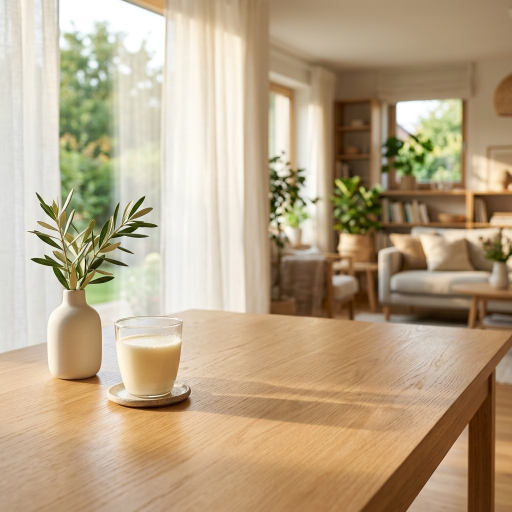
#> input picture skills/tao-creative-fb/assets/references/bg_lifestyle_dining.jpg, 1024 x 1024 px (shown at 1/2 size)
$ python -i compose_placement.py   (imports and definitions only)
#> lines starting #> are read from the running program, lines starting #| are printed output that depends on the picture
### skills/tao-creative-fb/scripts/render_poster.py
#!/usr/bin/env python3
"""
render_poster.py - Master Template Engine cho ấn phẩm Facebook Ads & Poster y khoa
dành riêng cho GlobalPharma & B.Braun CHLB Đức.

Bám sát 100% thiết kế chuẩn tham chiếu (Master Reference Templates) của Ban Lãnh đạo:
1. Nutricomp Renal: Sử dụng phôi Master Renal (template_nutricomp_renal_master.png) -
   Gia đình chăm sóc người bệnh thận, chai Renal nắp tím trên nền sữa vani,
   4 icon thông số lâm sàng, nút CTA và 3 huy hiệu uy tín chân trang.
2. Nutricomp Plus: Sử dụng phôi Master Plus (template_nutricomp_plus_master.png) -
   Bục podium teal sang trọng, lốc 4 chai + 1 chai lẻ, ribbon Sữa dinh dưỡng y học Đức,
   300Kcal/200ml, Mua 1 lốc 4 tặng 1 chai lẻ.
3. Prontosan Spray: Sử dụng phôi Master Prontosan (template_prontosan_lifestyle_master.png) -
   Bối cảnh xịt trực tiếp vết thương trên cẳng tay, chữ 2 tông màu y khoa sắc nét.
4. Nutricomp Combo 12 chai: Hộp quà tiệt trùng B.Braun 12 chai.
"""

import sys
import os
import time
import shutil
from pathlib import Path
from PIL import Image, ImageDraw, ImageFont, ImageFilter

if sys.platform == "win32":
    try:
        sys.stdout.reconfigure(encoding="utf-8")
        sys.stderr.reconfigure(encoding="utf-8")
    except Exception:
        pass

SCRIPT_DIR = Path(__file__).resolve().parent
SKILL_DIR = SCRIPT_DIR.parent

# Resolve references directory across local and container paths
candidate_refs = [
    SKILL_DIR / "assets" / "references",
    Path("/app/data/skills/tao-creative-fb/assets/references"),
    Path("/app/workspace/skills/tao-creative-fb/assets/references"),
    SKILL_DIR.parent.parent / "skills" / "tao-creative-fb" / "assets" / "references",
]
REFS_DIR = SKILL_DIR / "assets" / "references"
for c in candidate_refs:
    if c.exists():
        REFS_DIR = c
        break

# Resolve bundled fonts directory
candidate_fonts = [
    SKILL_DIR / "assets" / "fonts",
    Path("/app/data/skills/tao-creative-fb/assets/fonts"),
    Path("/app/workspace/skills/tao-creative-fb/assets/fonts"),
    SKILL_DIR.parent.parent / "skills" / "tao-creative-fb" / "assets" / "fonts",
]
FONTS_DIR = SKILL_DIR / "assets" / "fonts"
for c in candidate_fonts:
    if c.exists():
        FONTS_DIR = c
        break
#> further down, picture is the input picture: PIL image 1024x1024 RGB; mean R, G, B 184.7, 165, 135.5

# Output directories
OUTPUT_DIR = Path("/app/workspace/output") if Path("/app/workspace").exists() else (SKILL_DIR / "output")
OUTPUT_DIR.mkdir(parents=True, exist_ok=True)


# [486 lines left out: functions get_font, wrap_text, clean_quote_str, render_pro_nutricomp_renal, render_pro_nutricomp_plus, render_pro_prontosan and 2 more, not called in this run]


# [2 lines that do not run on import are left out]

### skills/tao-creative-fb/scripts/compose_placement.py
#!/usr/bin/env python3
"""
Commercial Product Placement & Master Template Compositor - GlobalPharma
Places real official B.Braun product packaging and GlobalPharma logo onto
photorealistic AI lifestyle/studio backgrounds with realistic contact shadows,
or renders dynamic headlines when running standalone.
"""

import os
import sys
import time
import argparse
from pathlib import Path
from PIL import Image, ImageFilter, ImageEnhance, ImageDraw

SCRIPT_DIR = Path(__file__).resolve().parent
SKILL_DIR = SCRIPT_DIR.parent

# Resolve references directory across local and container paths
candidate_refs = [
    SKILL_DIR / "assets" / "references",
    Path("/app/data/skills/tao-creative-fb/assets/references"),
    Path("/app/workspace/skills/tao-creative-fb/assets/references"),
    SKILL_DIR.parent.parent / "skills" / "tao-creative-fb" / "assets" / "references",
]
REFS_DIR = SKILL_DIR / "assets" / "references"
# [4 lines not run here, left out]

sys.path.insert(0, str(SCRIPT_DIR))
try:
    from render_poster import (
        render_pro_nutricomp_renal,
        render_pro_nutricomp_plus,
        render_pro_prontosan,
        render_pro_nutricomp_combo,
    )
    HAS_RENDERER = True
except Exception:
    HAS_RENDERER = False


# [72 lines left out: function generate_ai_background, not called in this run]


def detect_existing_elements(img):
    """Detect if image already contains official brand header or full poster layout."""
    try:
        w, h = img.size
#> w = 1024; h = 1024
        # 1. Top-left region where brand header & German flag live
        tl = img.crop((0, 0, int(w * 0.42), int(h * 0.22))).convert('RGB')
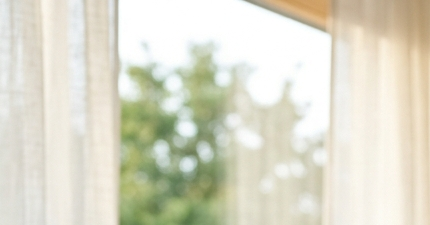
#> tl: PIL image 430x225 RGB; mean R, G, B 220.7, 219.4, 202.5
        pixels = list(tl.getdata())
#> pixels = 96750 items
        gold = sum(1 for r, g, b in pixels if (r > 190 and g > 140 and b < 70))
#> gold = 0
        green = sum(1 for r, g, b in pixels if (g > 95 and r < 60 and b < 100))
#> green = 0
        has_header = (gold > 30 and green > 30) or gold > 80 or green > 80
#> has_header = False

        # 2. Check for CTA button or sharp UI elements in bottom region
        bot = img.crop((0, int(h * 0.65), w, h)).convert('RGB')
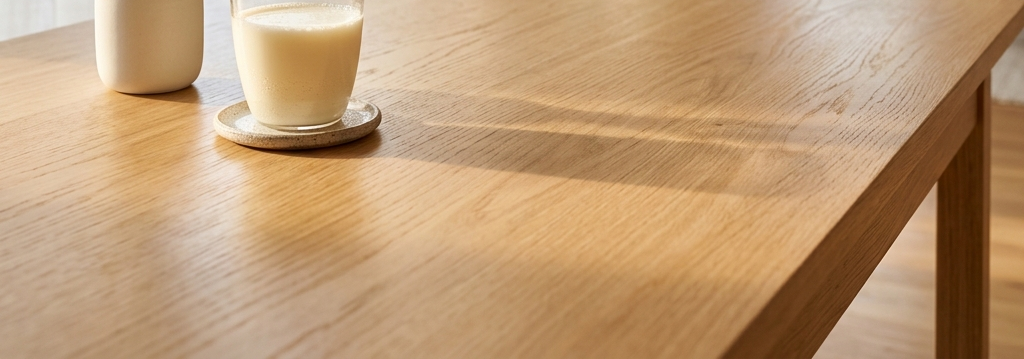
#> bot: PIL image 1024x359 RGB; mean R, G, B 189.8, 154.7, 117.4
        bot_pixels = list(bot.getdata())
#> bot_pixels = 367616 items
        teal_btn = sum(1 for r, g, b in bot_pixels if (g > 90 and b > 70 and r < 70))
#> teal_btn = 0
        has_cta = teal_btn > 400
#> has_cta = False

        return has_header, has_cta
    except Exception:
        return False, False


# [155 lines left out: function create_placement, not called in this run]


# [18 lines not run here, left out]

>>> from PIL import Image
>>> picture = Image.open('../assets/references/bg_lifestyle_dining.jpg')
>>> result = detect_existing_elements(picture)
#> result = (False, False)
